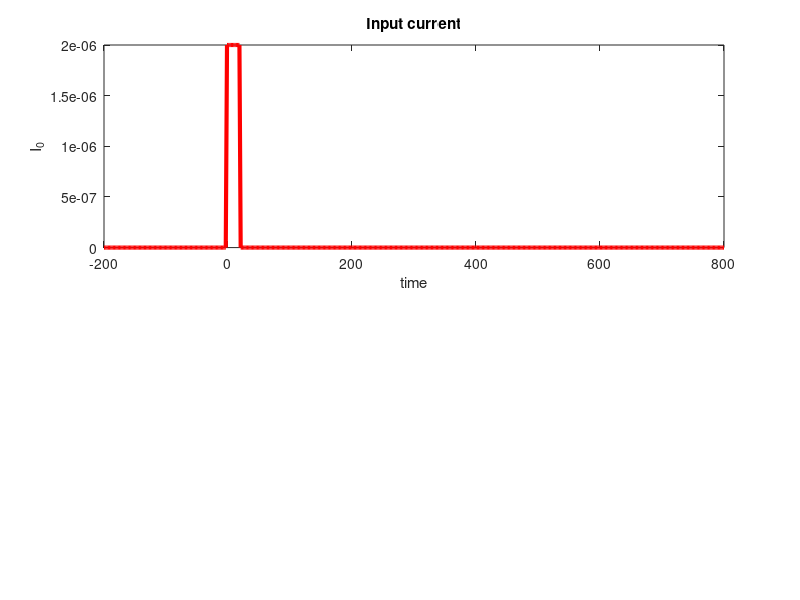

MATLAB code to generate this figure: (Note: this script raises an error after producing the figure.)

clear
close all
clc


tau_m = 10; % time constant in ms
t_ref = 5; % refractory period in ms
N = 500; % number of measurements
I_0 = 2e-6; % input current
Iext = zeros(1,N); % initialize membrane current
R = 10^7 ;% resistance in ohms


u_rest = -70 ;% resting membrane potential in mV
u_th = -40 ;% spiking threshold
u_hp = -90 ;% hyperpolarization
u_spike = 20 ;% membrane potential at spike peak

t = linspace(-200, 800, N); % time series




%%

num_start = 0.2 * N;
num_end   = 0.22 * N;  
num_width = round(num_end - num_start);
Iext(num_start : num_start + num_width) = I_0;

RI = R.*Iext;



%% LiF model as ODE

%du/dt = (-u + u_rest + R*Iext)/tau_m

u = u_rest + RI.*(1-exp(-(t/tau_m))); %solution for above equation for u at u(0) = u_rest


%% Plotting input current and voltage

figure(1)
subplot(2,1,1);
plot(t,Iext,'r','LineWidth',3)

title('Input current')
xlabel('time')
ylabel('I_0')
ylim([0 I_0])
yline(0)

subplot(2,1,2);
plot(t,u, 'b', 'LineWidth',2)
title('Voltage')
xlabel('time')
ylabel('u(t)')
ylim([u_hp u_spike])
